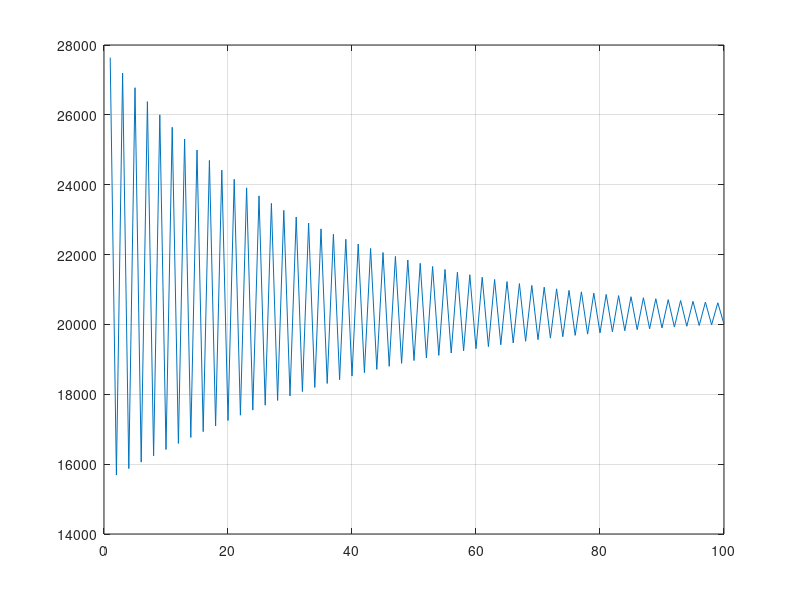

MATLAB code for this plot:
%% HDI Iterative Parametric Sizing Script
%  Author: Team 2
%  Date:   2/27/25

clear; clc; close all

%% 1) Define Known/Assumed Inputs

% === General constants ===
g = 32.174;             % ft/s^2, gravitational acceleration
rho_sl = 0.0023769;     % slug/ft^3, sea-level air density
rho_cruise = 0.0019;    % slug/ft^3, cruise air density
a_cruise = 576;         % kn, cruise speed of sound
gamma_air = 1.4;        % specific heat ratio of air
R_air = 1717;           % ft-lb/slug-R, gas constant of air

% === Sizing Variables ===
W0_S = 92;           % lb/ft^2, wing loading
W0 = 15500;                   % lb, initial guess for GTOW
wing_area = 300;
T_W0 = 1;           % thrust to weight ratio
AR = 3.2;             % wing aspect ratio
M_max = 2;          % maximum Mach number
M_cruise = 0.9;       % cruise Mach number
C_cruise = 0.8;              % 1/h, cruise specific fuel consumption
C_loiter = 0.6;
C_dash = 1.2;
h_cruise = 35000;       % ft, cruise altitude
e0 = 0.8;             % Oswald efficiency factor
L_Dmax = 14;         % maximum lift-to-drag ratio
phi_dot = 18 * pi / 180;        % rad/s, turn rate
n_missiles = 4;             % number of missiles
C_D0 = 0.016;          % zero-lift drag coefficient

% === Mission Requirements ===

% DCA Mission
h_mission = 35000;  % ft, mission altitude
R_cruiseOut = 300;  % nm, at optimum speed/altitude
t_loiter    = 4.0;  % hours, air patrol at 35,000 ft
R_dash      = 100;  % nm, maximum speed dash
n_turns    = 2;    % number of combat turns
R_cruiseBack= 400;  % nm, return to base
t_reserve   = 0.5;  % hours, reserve loiter

% === Initial Guess or Known Values ===

W_missile = 356;                    % lb, AIM-120 weight
W_payload = n_missiles*W_missile;   % lb, total weapons

%% 3) Velocity calculations

% Calculation for Velocity:
V_cruise = M_cruise*a_cruise;
V_max = M_max*a_cruise;

%% 4) Weight Fractions for Each Mission Segment

% --- Segment 1: Taxi + Take-off ---
wf_takeoffFraction = 0.98; % Raymer 6.8

% --- Segment 2: Climb ---
%wf_climbFraction = 1.0065 - 0.0325*M_cruise; % 6.9
wf_climbFraction = 0.9850;

% --- Segment 3: Cruise Out (300 nm) ---
q_cruise = 0.5*rho_cruise*V_cruise^2;   % dynamic pressure at cruise CHECK UNITS
L_Dcruise = ((q_cruise*C_D0/W0_S) + W0_S/(q_cruise*pi*e0*AR))^-1; % 6.13

wf_cruiseOutFraction = exp((-R_cruiseOut*C_cruise)/(V_cruise*L_Dcruise)); % 6.11

% --- Segment 4: Loiter (4 hours at 35,000 ft) ---

wf_loiterFraction = exp((-t_loiter*C_loiter)/(L_Dmax));

% --- Segment 5: Dash to target (100 nm, max speed) ---
%   Possibly use a fraction from historical data or Breguet with new speed & L/D
%   We have wf_dashFraction = 0.95 from historical data. 
t_dash = R_dash/V_max;
wf_dashFraction = 1 - C_dash*T_W0*t_dash; % 6.16

% --- Segment 6: Combat (2 x 360 turns, missile shots, etc.) ---
%   Could be a small fraction, e.g., 0.97 leftover (wf_combatFraction).
t_combat = 2*pi*n_turns/phi_dot/3600; % 6.17
wf_combatFraction = 1 - C_dash*T_W0*t_combat; % 6.16

% --- Segment 7: Cruise Back (400 nm) ---

wf_cruiseBackFraction = exp((-R_cruiseBack*C_cruise)/(V_cruise*L_Dcruise)); % 6.11

% --- Segment 7: Reserve / Loiter (0.5 hr) ---

wf_reserveFraction = exp((-t_reserve*C_loiter)/(L_Dmax));

%% 5) Estimate Gross Weight Based on an Empty Weight Fraction or Iteration

% polynomial parameters
a = -0.02;
b = 2.16;
c1 = -0.10;
c2 = 0.20;
c3 = 0.04;
c4 = -0.10;
c5 = 0.08;

Wf_total = 1 - (wf_takeoffFraction ...
         * wf_climbFraction ...
         * wf_cruiseOutFraction ...
         * wf_loiterFraction ...
         * wf_dashFraction ...
         * wf_combatFraction ...
         * wf_cruiseBackFraction ...
         * wf_reserveFraction);

Wf_total = 0.27;

n = 100;
W0vec = zeros(1, n);
for i = 1:n
    We_fraction = a + b*W0^c1*AR^c2*T_W0^c3*W0_S^c4*M_max^c5;
    W0 = W_payload/(1 - Wf_total - We_fraction);
    W0vec(i) = W0;
end

%% 6) Display results

i = 1:n;
plot(i, W0vec); grid

disp('---------------------');
disp('Preliminary Sizing Results:');
disp(['Total Fuel Fraction Required = ', num2str(Wf_total)]);
disp(['Estimated Gross Takeoff Weight (W0) = ', num2str(W0), ' lb']);

% Now you can compute actual empty weight:
We = We_fraction * W0;
disp(['Estimated Empty Weight (We) = ', num2str(We), ' lb']);

% Fuel weight:
Wf = Wf_total * W0;
disp(['Estimated Fuel Weight (Wf) = ', num2str(Wf), ' lb']);

disp('---------------------');